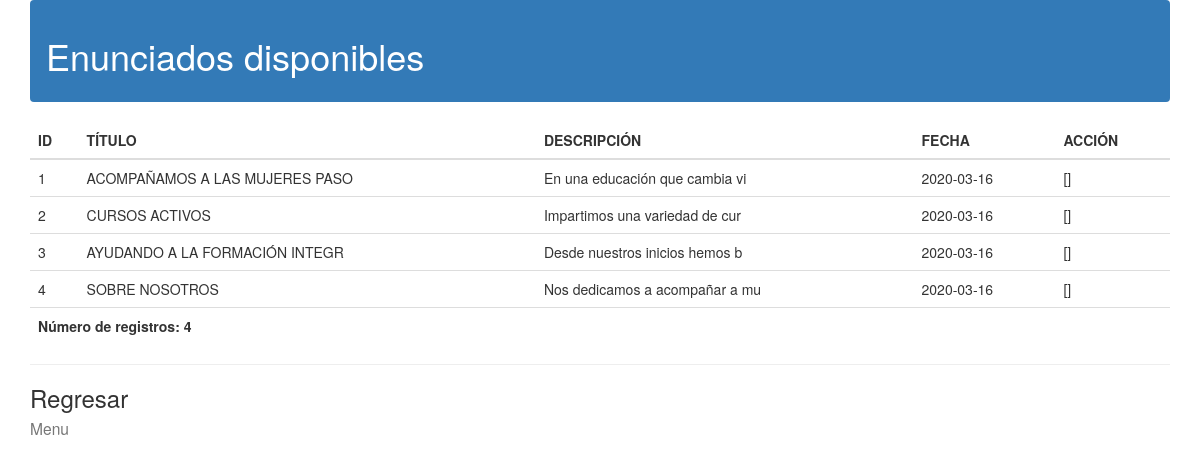
Before: /Admin/CRUD_admin/Enunciados/mostrar_enunciados.php (signed in) with the older database file.
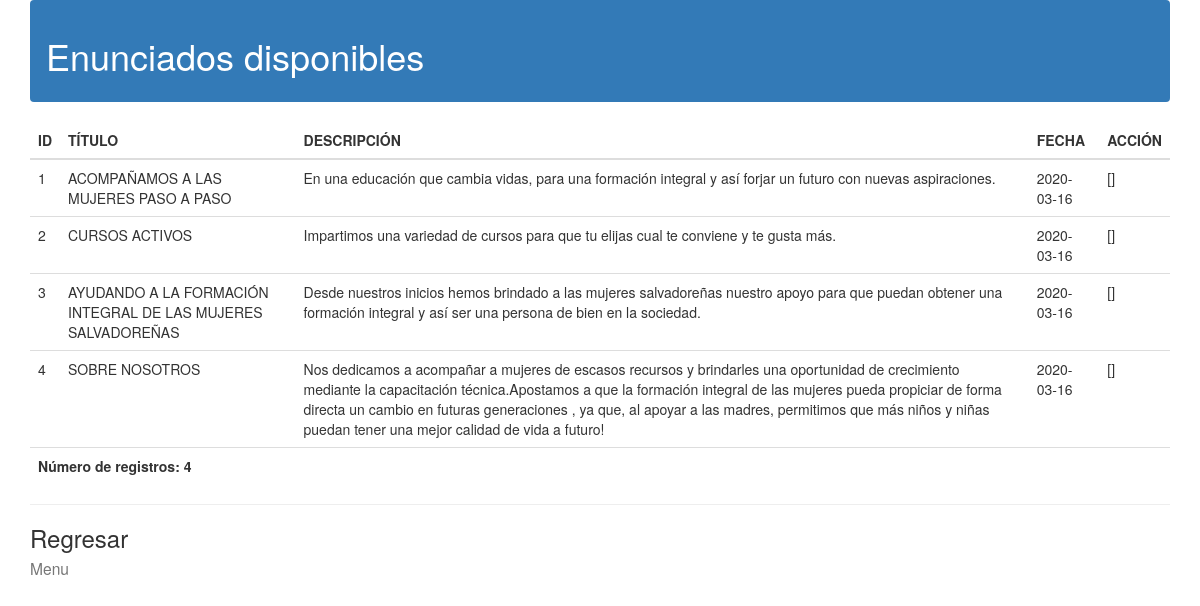
After: the same page with the newer database file.
### tables this page shows
CREATE TABLE IF NOT EXISTS `Enunciados` (
  `Id_Enun` int(5) NOT NULL,
  `Titulo` varchar(150) NOT NULL,
  `Descripcion` Varchar(1500) NOT NULL,
  `Fecha` date NOT NULL,
  PRIMARY KEY (`Id_Enun`)
);

### Admin/CRUD_admin/Enunciados/mostrar_enunciados.php (the view, shortened to what this page needs)
<!DOCTYPE html>
	<html lang="es">
		<head>
			<link href = "//maxcdn.bootstrapcdn.com/bootstrap/3.3.0/css/bootstrap.min.css" rel = "stylesheet" id ="bootstrap-css" >
		</head>
		<header>
			<nav class = "navbar navbar-dark bg-primary" >
			<span class = "navbar-text" >
			<h1> Enunciados disponibles </h1>
			</span>
			</nav>
		</header>
		<body class="container">
			<?php
					@$db = new mysqli('localhost','root','','sirama', '3308');
				$db->set_charset( "utf8" );
				$consulta = " SELECT * FROM enunciados ORDER BY Id_Enun";
				$resultc = $db->query($consulta);
				$num_results = $resultc->num_rows;
				echo "<table class='table'>
				<colgroup>
				<col class=\"idenun\">
				</colgroup>
				<colgroup>
				<col class=\"titu\">
				</colgroup>
				<colgroup>
				<col class=\"descrip\">
				</colgroup>
				<colgroup>
				<col class=\"fecha\">
				</colgroup>
				<colgroup>
				<col class=\"action\">
				</colgroup>
				<thead>
				<tr id=\"theader\">
				<th>ID</th>
				<th>TÍTULO</th>
				<th>DESCRIPCIÓN</th>
				<th>FECHA</th>
				<th>ACCIÓN</th>
				</tr>
				</thead>
				<tbody>";
				while ($row = $resultc->fetch_assoc()) {
				echo "<tr class=\"normal\"onmouseover=\"this.className='selected'\" onmouseout=\"this.className='normal'\">";
				echo "<td scope='col'>";
				echo "" . $row[ 'Id_Enun' ] . "";
				echo "</td><td scope='col'>";
				echo "" . stripslashes($row[ 'Titulo' ]) . "";
				echo "</td><td scope='col'>\n";
				echo "" . stripslashes($row[ 'Descripcion' ]) . "";
				echo "</td><td scope='col'>";
				echo "" . $row[ 'Fecha' ];
				echo "</td><td scope='col'>";
				echo "[<a href=\"" . $_GET[ 'opc' ] . ".php?id=" .
				$row[ 'Id_Enun' ] . "\">";
				echo "</a>]";
				echo "</td></tr>";
				}
				echo "</tbody>";
				echo "<tfoot>";
				echo "<tr id=\"tfooter\">";
				echo "<th colspan=\"5\">";
				echo "Número de registros: " . $num_results . "";
				echo "</th>";
				echo "</tr>";
				echo "</tfoot>";
				echo "</table>";
				?>
				<hr class = "d-lg-none divider" >
				<a href = "Opciones_Enunciados.php" class = "d-block h3
				font-weight-normal" > Regresar <br>
				<small class = "d-block text-muted
				text-small" > Menu </small>
				</a>
		</body>
	</html>

Changed rows visible on the page:
changed enunciados id 1: Titulo "ACOMPAÑAMOS A LAS MUJERES PASO" → "ACOMPAÑAMOS A LAS MUJERES PASO A PASO"; Descripcion "En una educación que cambia vi" → "En una educación que cambia vidas, para una formación integral y así forjar un futuro con nuevas aspiraciones."
changed enunciados "CURSOS ACTIVOS": Descripcion "Impartimos una variedad de cur" → "Impartimos una variedad de cursos para que tu elijas cual te conviene y te gusta más."
changed enunciados id 3: Titulo "AYUDANDO A LA FORMACIÓN INTEGR" → "AYUDANDO A LA FORMACIÓN INTEGRAL DE LAS MUJERES SALVADOREÑAS"; Descripcion "Desde nuestros inicios hemos b" → "Desde nuestros inicios hemos brindado a las mujeres salvadoreñas nuestro apoyo para que puedan obtener una formación integral y así ser una persona de bien en la sociedad."
changed enunciados "SOBRE NOSOTROS": Descripcion "Nos dedicamos a acompañar a mu" → "Nos dedicamos a acompañar a mujeres de escasos recursos y brindarles una oportunidad de crecimiento mediante la capacitación técnica.Apostamos a que la formación integral de las mujeres pueda propiciar de forma directa un cambio en futuras generaciones , ya que, al apoyar a las madres, permitimos que más niños y niñas puedan tener una mejor calidad de vida a futuro!"
